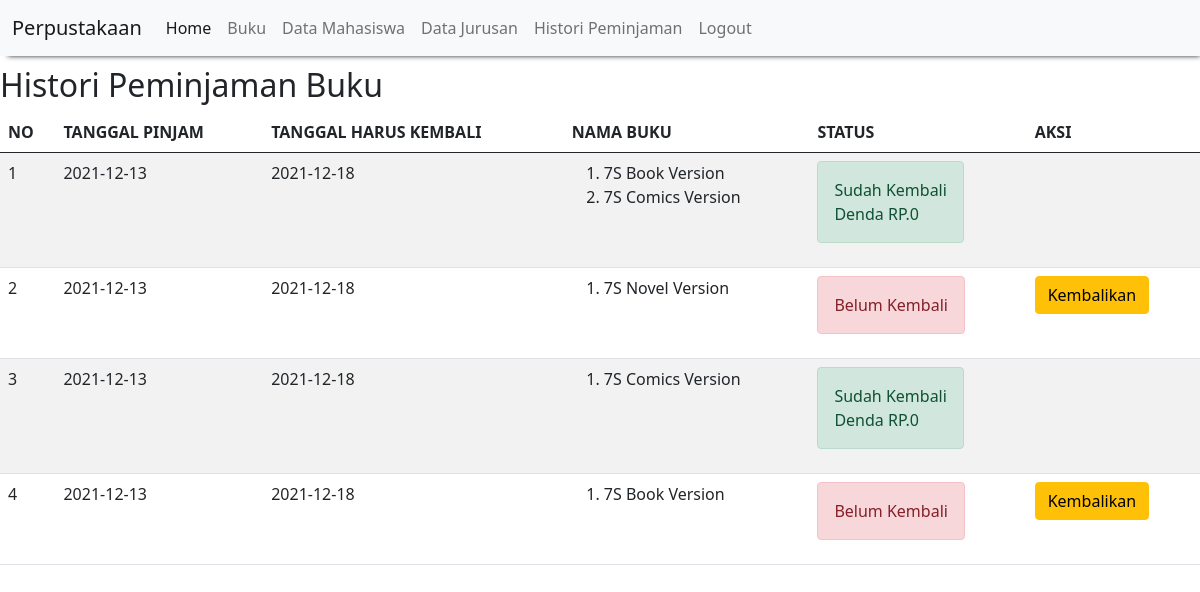
Page /histori_peminjaman.php (signed in) on the committed database.
### tables this page shows
CREATE TABLE `peminjaman_buku` (
  `id_peminjaman_buku` int(11) NOT NULL,
  `tanggal_pinjam` date NOT NULL,
  `id_mhs` int(11) NOT NULL,
  `tanggal_kembali` date NOT NULL
);

CREATE TABLE `detail_peminjaman_buku` (
  `id_detail_peminjaman_buku` int(11) NOT NULL,
  `id_peminjaman_buku` int(11) NOT NULL,
  `id_buku` int(11) NOT NULL,
  `qty` int(11) NOT NULL
);

CREATE TABLE `buku` (
  `id_buku` int(10) NOT NULL,
  `nama_buku` varchar(20) NOT NULL,
  `deskripsi` varchar(255) NOT NULL
);

CREATE TABLE `pengembalian_buku` (
  `id_pengembalian_buku` int(11) NOT NULL,
  `id_peminjaman_buku` int(11) NOT NULL,
  `tanggal_pengembalian` date NOT NULL,
  `denda` int(11) NOT NULL
);

### histori_peminjaman.php (the view)
<?php
	include "header.php";
?>
<h2>Histori Peminjaman Buku</h2>
<table class="table table-hover table-striped">
	<thead>
		<th>NO</th><th>TANGGAL PINJAM</th><th>TANGGAL HARUS KEMBALI</th><th>NAMA BUKU</th><th>STATUS</th><th>AKSI</th>
	</thead>
	<tbody>
		<?php
		include "koneksi.php";
		$qry_histori=mysqli_query($conn, "select * from peminjaman_buku order by id_peminjaman_buku desc");
		$no=0;
		while ($dt_histori=mysqli_fetch_array($qry_histori)) {
			$no++;
			$buku_dipinjam="<ol>";
			$qry_buku=mysqli_query($conn, "select * from detail_peminjaman_buku join buku on buku.id_buku=detail_peminjaman_buku.id_buku where id_peminjaman_buku = '".$dt_histori['id_peminjaman_buku']."'");
			while ($dt_buku=mysqli_fetch_array($qry_buku)) {
				$buku_dipinjam.="<li>".$dt_buku['nama_buku']."</li>";
			}
			$buku_dipinjam.="</ol>";
			$qry_cek_kembali=mysqli_query($conn, "select * from pengembalian_buku where id_peminjaman_buku = '".$dt_histori['id_peminjaman_buku']."'");
			if (mysqli_num_rows($qry_cek_kembali)>0) {
				$dt_kembali=mysqli_fetch_array($qry_cek_kembali);
				$denda="Denda RP.".$dt_kembali['denda'];
				$status_kembali="<label class='alert alert-success'>Sudah Kembali <br>".$denda."</label>";
				$button_kembali="";
			}else{
				$status_kembali="<label class='alert alert-danger'>Belum Kembali</label>";
				$button_kembali="<a href='kembali.php?id=".$dt_histori['id_peminjaman_buku']."' class='btn btn-warning' onclick='return confirm(\"Yakin ingin mengembalikan???\")'>Kembalikan</a>";
			}
		?>
			<tr>
				<td><?=$no?></td><td><?=$dt_histori['tanggal_pinjam']?></td><td><?=$dt_histori['tanggal_kembali']?></td><td><?=$buku_dipinjam?></td><td><?=$status_kembali?></td><td><?=$button_kembali?></td>
			</tr>
		<?php
		}
		?>
	</tbody>
</table>
<?php
	include "footer.php";
?>

### rows in the picture
peminjaman_buku: tanggal_pinjam "2021-12-13", tanggal_kembali "2021-12-18", pengembalian_buku.denda "Denda RP.0"
detail_peminjaman_buku: id_buku.nama_buku "7S Book Version"
detail_peminjaman_buku: id_buku.nama_buku "7S Comics Version"
peminjaman_buku: tanggal_pinjam "2021-12-13", tanggal_kembali "2021-12-18", shows "Belum Kembali"
detail_peminjaman_buku: id_buku.nama_buku "7S Novel Version"
peminjaman_buku: tanggal_pinjam "2021-12-13", tanggal_kembali "2021-12-18", pengembalian_buku.denda "Denda RP.0"
detail_peminjaman_buku: id_buku.nama_buku "7S Comics Version"
peminjaman_buku: tanggal_pinjam "2021-12-13", tanggal_kembali "2021-12-18", shows "Belum Kembali"
detail_peminjaman_buku: id_buku.nama_buku "7S Book Version"
